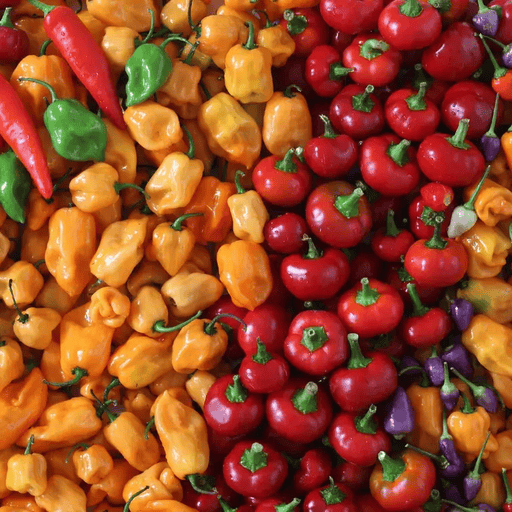
#> input picture final_lab/images/peppers.png, 512 x 512 px, found by its file name
$ python q8.py
#> lines starting #> are read from the running program, lines starting #| are printed output that depends on the picture
import cv2
import numpy as np
import matplotlib.pyplot as plt


def main():
    img = cv2.imread('/home/zahin/Desktop/DIP_LAB/final_lab/images/peppers.png', cv2.IMREAD_GRAYSCALE)
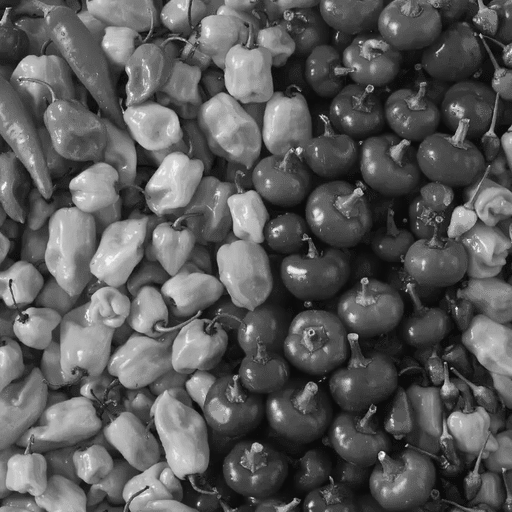
#> img: shape (512, 512); min 11, max 242, mean 89.6
    img_transformed = cv2.Canny(img, 100, 200)
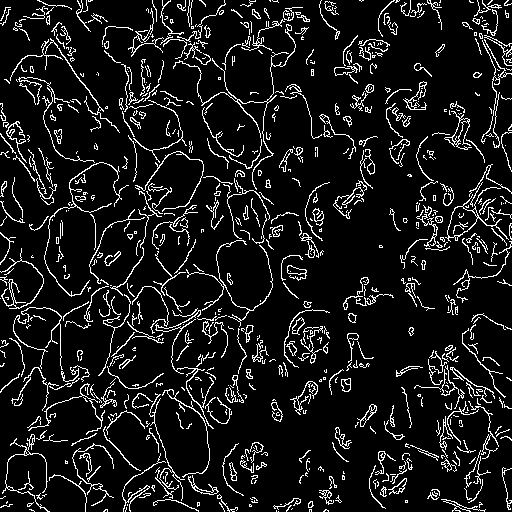
#> img_transformed: shape (512, 512); 9.8% white in thin lines or dots

    plt.figure(figsize=(12, 7))
    plt.subplot(1, 2, 1)
    plt.imshow(img, cmap = 'gray')
    plt.axis(False)
    plt.title('original')
    plt.subplot(1, 2, 2)
    plt.imshow(img_transformed, cmap = 'gray')
    plt.axis(False)
    plt.title('canny transform')


    plt.tight_layout()
    plt.savefig('./outputs/q8.png')
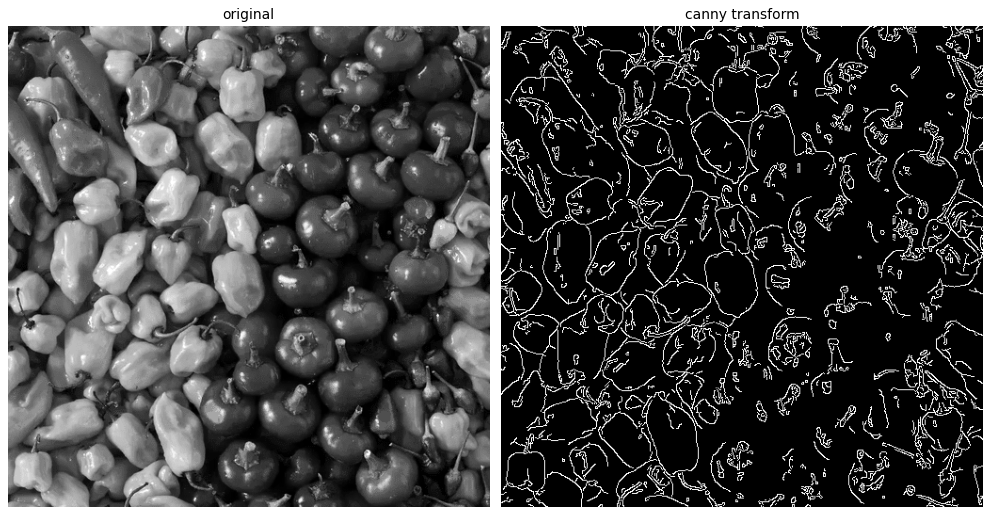
#> figure drawn by matplotlib, 2 panels


if __name__ == "__main__":
    main()

$ run again, with final_lab/images/Reference.png copied over final_lab/images/peppers.png
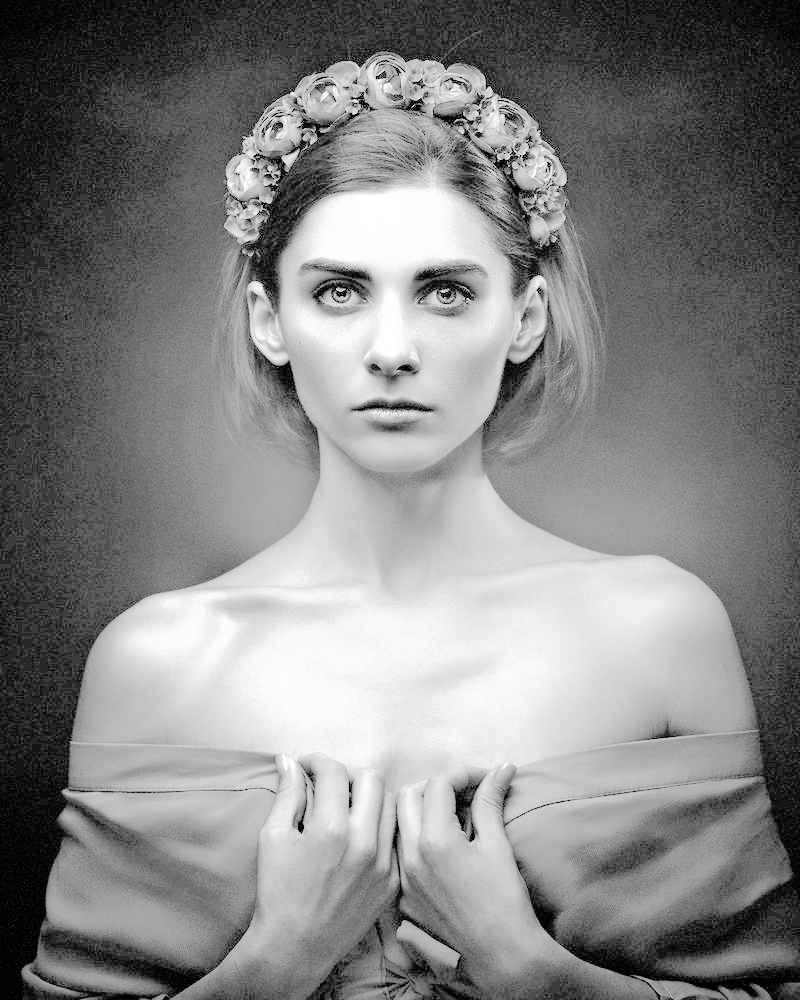
#> input picture final_lab/images/Reference.png, 800 x 1000 px, found by its file name
#> in main, img is the input picture: shape (1000, 800); min 0, max 255, mean 131.5
#> in main, `img_transformed = cv2.Canny(img, 100, 200)`:
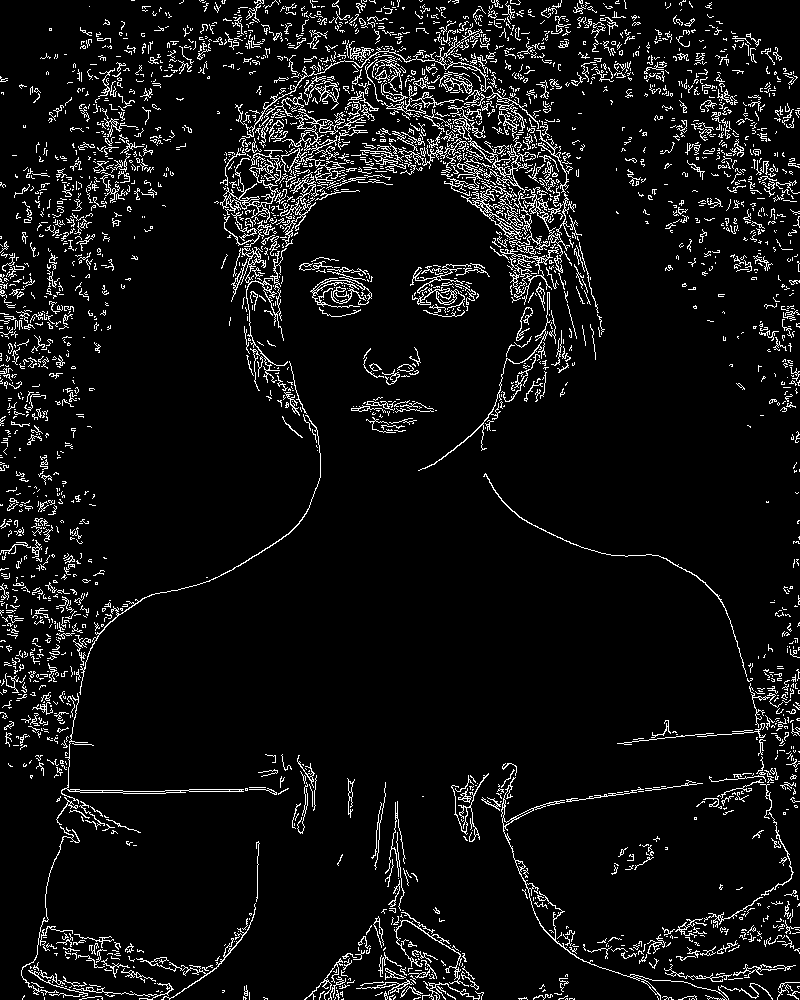
#> img_transformed: shape (1000, 800); 6.8% white in thin lines or dots
#> in main, `plt.savefig('./outputs/q8.png')`:
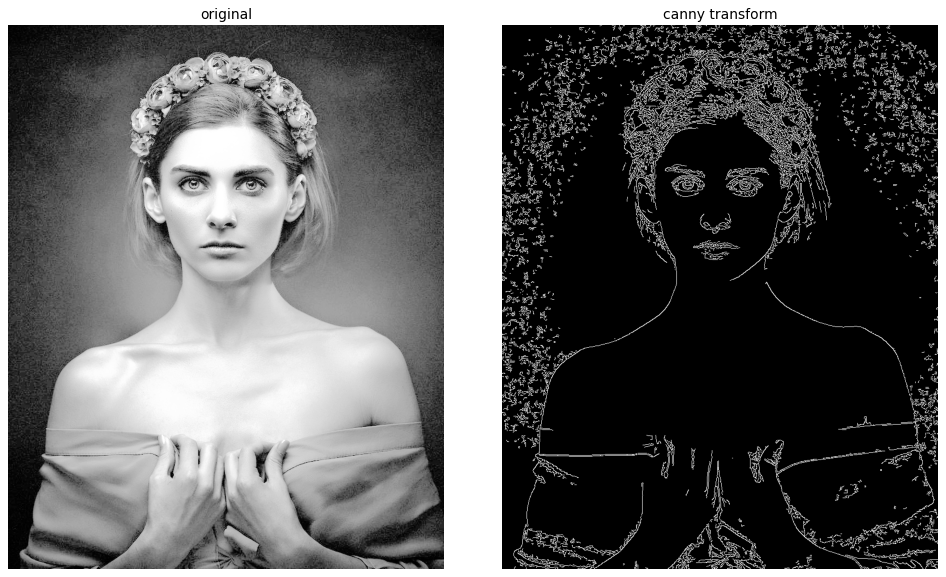
#> figure drawn by matplotlib, 2 panels

$ run again, with final_lab/images/dark_dark.png copied over final_lab/images/peppers.png
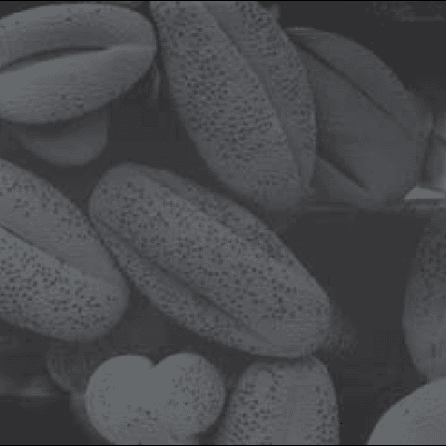
#> input picture final_lab/images/dark_dark.png, 446 x 446 px, found by its file name
#> in main, `img_transformed = cv2.Canny(img, 100, 200)`:
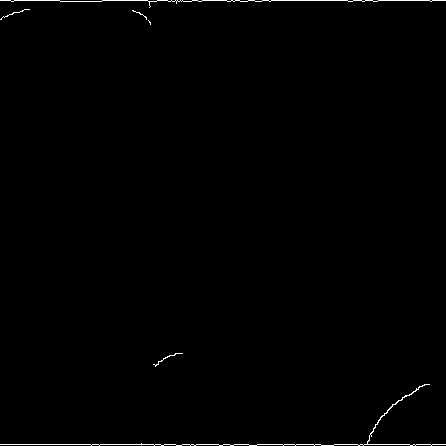
#> img_transformed: shape (446, 446); 0.57% white in thin lines or dots
#> in main, `plt.savefig('./outputs/q8.png')`:
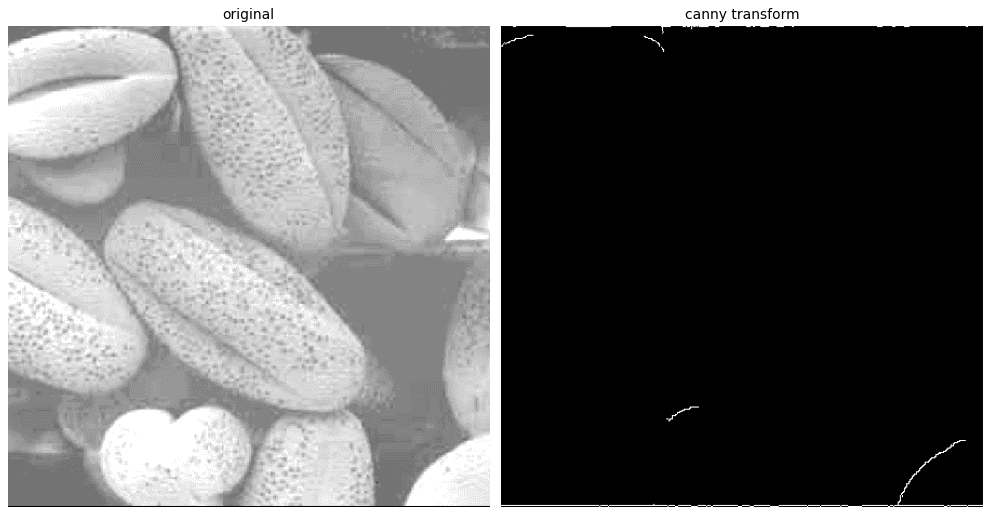
#> figure drawn by matplotlib, 2 panels
